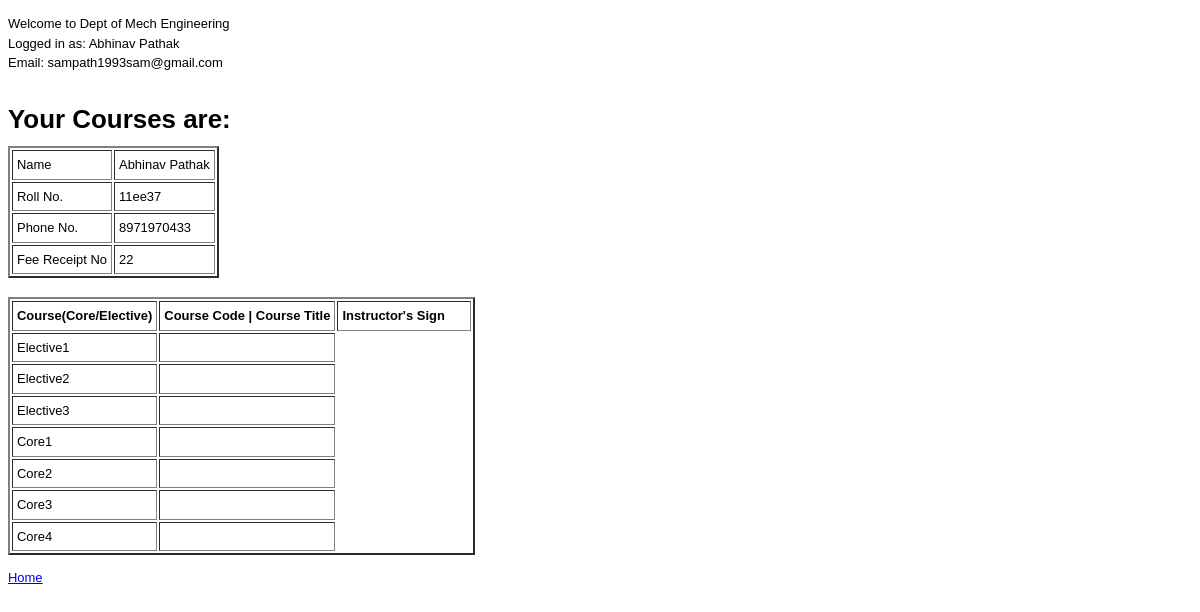
The app's page /elec.php (signed in) with its own data.
### tables this page shows
CREATE TABLE IF NOT EXISTS `mechdept` (
  `id_user` int(11) NOT NULL AUTO_INCREMENT,
  `name` varchar(128) NOT NULL,
  `email` varchar(64) NOT NULL,
  `username` varchar(16) NOT NULL,
  `elective1` varchar(50) NOT NULL,
  `elective2` varchar(50) NOT NULL,
  `elective3` varchar(50) NOT NULL,
  `core1` varchar(50) NOT NULL,
  `core2` varchar(50) NOT NULL,
  `core3` varchar(50) NOT NULL,
  `core4` varchar(50) NOT NULL,
  `feereceipt` varchar(16) NOT NULL,
  `bankname` varchar(16) NOT NULL,
  `cgpa` float(4,2) NOT NULL,
  `phone_number` varchar(10) NOT NULL,
  `password` varchar(32) NOT NULL,
  `confirmcode` varchar(32) DEFAULT NULL,
  PRIMARY KEY (`id_user`)
);

### include/membersite_config.php (called while the page is built, shortened)
<?PHP
require_once("./include/fg_membersite.php");
$fgmembersite = new FGMembersite();
?>

### include/fg_membersite.php (called while the page is built, shortened)
<?PHP
class FGMembersite
{
    function UserFullName()
    {
        return isset($_SESSION['name_of_user'])?$_SESSION['name_of_user']:'';
    }
    function UserEmail()
    {
        return isset($_SESSION['email_of_user'])?$_SESSION['email_of_user']:'';
    }
}
?>

### elec.php (the view, shortened to what this page needs)
<?PHP
require_once("./include/membersite_config.php");
?>
<!DOCTYPE html PUBLIC "-//W3C//DTD XHTML 1.0 Strict//EN"  "http://www.w3.org/TR/xhtml1/DTD/xhtml1-strict.dtd">
<html xmlns="http://www.w3.org/1999/xhtml" xml:lang="en-US" lang="en-US">
<head>
</head>
<body>
<?php
	$email = $fgmembersite->UserEmail(); ?>
	<div id='fg_membersite_content'>
<div id='fg_membersite_content'>
<p>
Welcome to Dept of Mech Engineering <br>
Logged in as: <?= $fgmembersite->UserFullName() ?> <br>
Email: <?= $fgmembersite->UserEmail() ?> <br>
<br>
<h1> Your Courses are: </h1>
<?php
$query = "SELECT * FROM mechdept WHERE email='$email'";
$result = mysql_query($query);
while($row = mysql_fetch_array($result)){
echo "<table border='2' cellpadding='4' cellspacing='2'>";
echo "<tr><td>Name</td><td>".$row['name']."</td></tr><tr><td>Roll No.</td><td>".$row['username']."</td></tr><tr><td>Phone No.</td><td>".$row['phone_number']."</td></tr><tr><td>Fee Receipt No</td><td>"
.$row['feereceipt']."</td></tr>";
echo "</table>";
echo "<table border='2' cellpadding='4' cellspacing='2'>";
echo "<br><tr><td><b>Course(Core/Elective) </b></td><td><b>Course Code | Course Title</b></td><td><b>Instructor's Sign &nbsp; &nbsp; &nbsp;</b></td></td></tr><tr><td>Elective1 </td><td>" . $row['elective1'] . "<br></td></tr><tr><td>Elective2 </td><td>"
. $row['elective2'] ."<br></td></tr><tr><td>Elective3 </td><td>" . $row['elective3'] ."<br></td></tr><tr><td>Core1 </td><td>" . $row['core1'] . "<br></td>
</tr><tr><td>Core2 </td><td>" . $row['core2'] ."<br></td></tr><tr><td>Core3 </td><td>" . $row['core3'] ."<br></td>
</tr><tr><td>Core4 </td><td>" . $row['core4'] ."<br></td></tr>";
}
echo "</table>";
?>
</p>
<a href='login-home.php'>Home</a>
</div>
</body>
</html>

### style/fg_membersite.css (style rules this page uses)
#fg_membersite_content { font-family : Arial, sans-serif; font-size: 0.9em; line-height: 150% }

### records on screen
mechdept: name "Abhinav Pathak", username "11ee37", phone_number "8971970433", feereceipt "22"

### other values on screen
$fgmembersite->UserFullName() "Abhinav Pathak"
$fgmembersite->UserEmail() "sampath1993sam@gmail.com"
